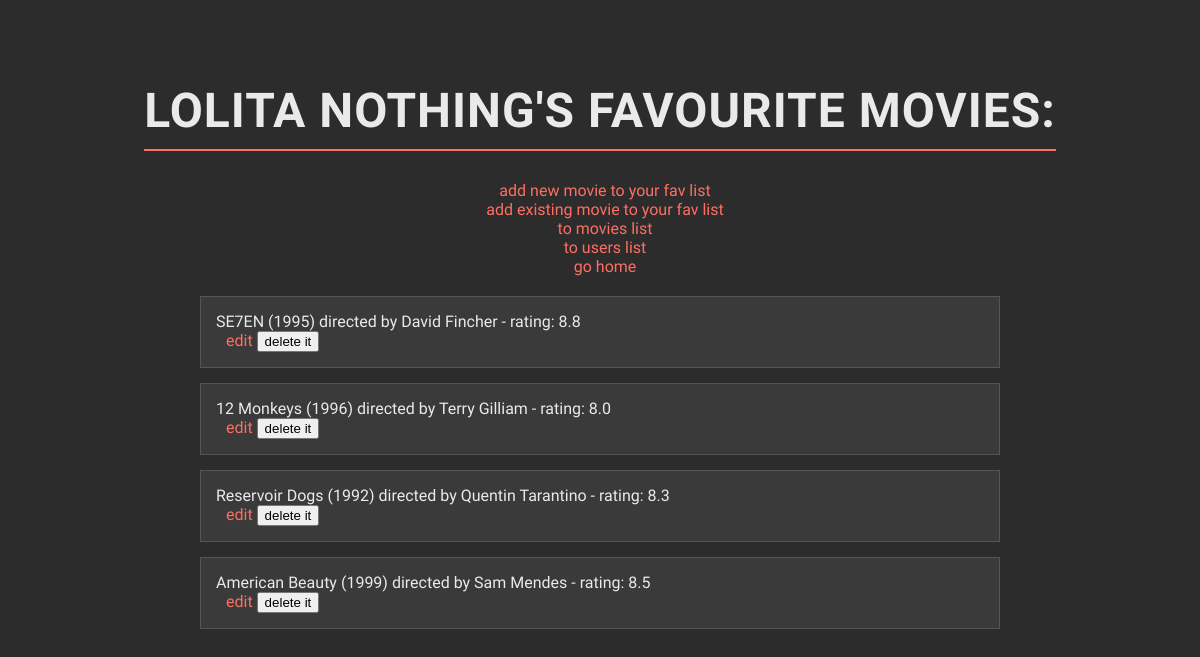
Before: /users/1 with the older database file.
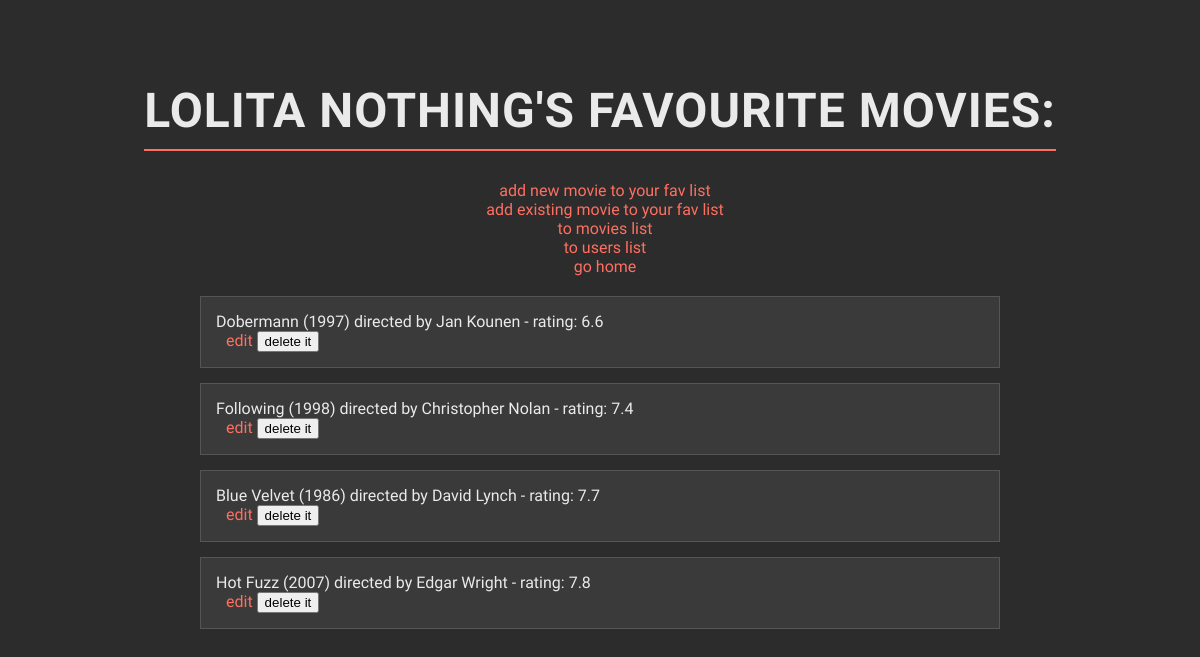
After: the same page with the newer database file.
### data_models.py (models this page shows, shortened)
class Movie(db.Model):
    __tablename__ = 'movies'
    movie_id = db.Column(db.Integer, primary_key=True, autoincrement=True)
    title = db.Column(db.String(250), nullable=False)
    director = db.Column(db.String(200), nullable=False)
    release_year = db.Column(db.Integer, nullable=False)
    movie_rating = db.Column(db.Float, nullable=False)
    users = relationship('User', secondary=user_movies, back_populates='movies')

### app.py (the view)
@app.route('/users/<int:user_id>', methods=['GET'])
def user_movies(user_id):
    user = data_manager.get_user_by_id(user_id)
    movies = data_manager.get_user_movies(user_id)
    if not user:
        flash(f'User with ID {user_id} is not found. 🍭', 'error')
        return redirect('/users')
    return render_template('user_movies.html', user=user, movies=movies)

### datamanager/sqlite_data_manager.py (called while the page is built)
    def get_user_by_id(self, user_id):
        with self.app.app_context():
            return self.db.session.query(User).filter_by(user_id=user_id).first()

    def get_user_movies(self, user_id):
        with self.app.app_context():
            user = self.db.session.query(User).filter_by(user_id=user_id).first()
            if user is not None:
                movies = user.movies
            else:
                movies = []
            return movies

### templates/user_movies.html (shortened to what this page needs)
<!DOCTYPE html>
<html lang="en">
<head>
</head>
<body>
    <h1>{{ user.user_name }}'s favourite movies:</h1>
    <div>
        <a href="{{ url_for('add_new_movie_to_user', user_id=user.user_id) }}">add new movie to your fav list</a><br>
        <a href="{{ url_for('add_existing_movie_to_user', user_id=user.user_id) }}">add existing movie to your fav list</a><br>
        <a href="{{ url_for('list_movies') }}">to movies list</a><br>
        <a href="{{ url_for('list_users') }}">to users list</a><br>
        <a href="{{ url_for('home') }}">go home</a>
    </div>
        {% if movies %}
            <ul>
            {% for movie in movies %}
                <li>
                    {{ movie.title }} ({{ movie.release_year }}) directed by {{ movie.director }} - rating: {{ movie.movie_rating }} <br>
                    <a href="{{ url_for('update_movie', movie_id=movie.movie_id) }}">edit</a>
                    <form id="delete-form-{{ user.user_id }}-{{ movie.movie_id }}"
                          action="{{ url_for('remove_movie_from_user', user_id=user.user_id, movie_id=movie.movie_id) }}"
                          method="POST" style="display: inline;">
                        <button type="button" onclick="confirmDeletion({{ user.user_id }}, {{ movie.movie_id }})">delete it</button>
                    </form>
                </li>
            {% endfor %}
            </ul>
            {% else %}
                <p>no favourite movies found for this user</p>
        {% endif %}
</body>
</html>

Changed rows visible on the page:
no longer on this page (row edited): Movie: title "SE7EN", release_year "1995", director "David Fincher", movie_rating "8.8"
removed Movie: title "12 Monkeys", release_year "1996", director "Terry Gilliam", movie_rating "8.0"
removed Movie: title "Reservoir Dogs", release_year "1992", director "Quentin Tarantino", movie_rating "8.3"
no longer on this page (row edited): Movie: title "American Beauty", release_year "1999", director "Sam Mendes", movie_rating "8.5"
added Movie: title "Dobermann", release_year "1997", director "Jan Kounen", movie_rating "6.6"
now on this page (row edited): Movie: title "Following", release_year "1998", director "Christopher Nolan", movie_rating "7.4"
added Movie: title "Blue Velvet", release_year "1986", director "David Lynch", movie_rating "7.7"
now on this page (row edited): Movie: title "Hot Fuzz", release_year "2007", director "Edgar Wright", movie_rating "7.8"
